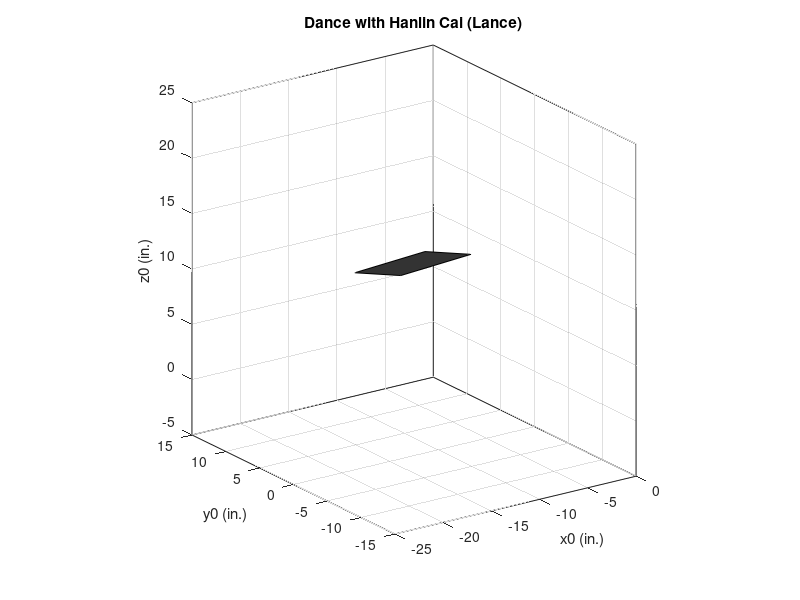

The MATLAB source for this figure:
%% flying_box_starter.m
% 
% This Matlab script provides the starter code for the flying box
% problem on Programming assignment 1 at Maynooth University. The code was modified from
% open source codes used in MEAM520 cla b xlass written by Prof. Katherine J. Kuchenbecker.
%
% Student Name: Hanlin Cai
% Student MUID: 20122161
%
% Change the name of this file to replace "starter" with your MU ID number. For
% example, flying_box_20122161

%% SETUP

% Delete all variables from your workspace.
clear;clc;

% Load the TrakStar data recorded during the movie.
% This MATLAB data file includes time histories of the x, y, and z
% coordinates in inches, as well as time histories of the azimuth,
% elevation, and roll angles in degrees.
load flying_box;

% Open figure 1 and clear it to get ready for plotting.
figure(1)
clf

%% DEFINITIONS

% Overview by Hanlin
% Frame 0 : camera's view (origin)
% Frame 1 : TrakStar transmitter (origin)
% Frame 2 : TrakStar sensor

% We need to keep track of three frames in this code.
%
% Frame 0 is the frame of the camera's view, with x positive to the right,
% y positive straight back, and z positive up.  The is the base frame, and
% it's what we plot in.  Its origin coincides with the origin of frame 1.
%
% Frame 1 is the frame of the TrakStar transmitter, which sits on the desk.
% It has x positive straight out, y positive to the left, and z positive
% down.  This is the frame in which the sensor positions and orientations
% are expressed.  Its origin is near the center of the transmitter's beige
% cube, which can be seen in the video.
%
% Frame 2 is the frame of the TrakStar sensor, which is being moved around.
% Its x-axis is straight out horizontal through the front of the box, in
% the direction the hand is facing.  Its y-axis is mostly horizontal during
% the video, and its z-axis is mostly vertical.

% Define the locations of the box's four corners (ignoring thickness) in
% the sensor's frame (frame 2).  The length is in the direction of the
% sensor's x-axis, and the width is in the direction of the sensor's
% y-axis.  We call the corners points a, b, c, and d (pa, pb, pc, and pd),
% and we assume the sensor is at the center of the box.  We include a 1 at
% the end of each of these column vectors for use with homogenous 
% transformations. You may remove the 1's if you find you do not need them,
% but please update this comment accordingly.

box_length = 8;  % inches
box_width = 6;   % inches
pa2 = [-box_length/2 -box_width/2 0 1]';
pb2 = [ box_length/2 -box_width/2 0 1]';
pc2 = [ box_length/2  box_width/2 0 1]';
pd2 = [-box_length/2  box_width/2 0 1]';

% The number of data points to skip between plots.  Increase this to speed
% up playback.  The minimum value is 1. 
skipfactor = 1;


%% ANIMATION
% Play back the recorded motion of the flying box.

% Step through the data from start to finish, jumping by skipfactor.
for i = 1:skipfactor:length(x_inches_history)
    % Pull the sensor's current x, y, and z positions out of the histories.
    x = x_inches_history(i);
    y = y_inches_history(i);
    z = z_inches_history(i);
    
    % Pull the sensor's current azimuth, elevation, and roll angles out of
    % the history.  Remember these values are in degrees.  If you want to
    % convert them to other units, here would be a good place to do so.
    a = azimuth_degrees_history(i);
    r = roll_degrees_history(i);
    e = elevation_degrees_history(i);

    % Do your calculations. If you do things in a straightforward way, all
    % of your code should be between the two lines of stars.
    % *******************************************************************
    
    % Put your calculations here!
    
%   Set the rotation matrix form Frame 0 to Frame 1,
    R0z=[0 -1 0 ; 1 0 0 ; 0 0  1];
    R0y=[-1 0 0 ; 0 1 0 ; 0 0 -1];
    transform01 = R0z*R0y;
    transform01(:,4)=0;
    transform01(4,4)=1;
    
%   Set the history of the origin,
    Rxr=[1 0 0; 0 cosd(r) -sind(r); 0 sind(r) cosd(r)];
    Rye=[cosd(e) 0 sind(e); 0 1 0; -sind(e) 0 cosd(e)];
    Rza=[cosd(a) -sind(a) 0; sind(a) cosd(a) 0; 0 0 1];
    
%   Try to find the trakStar documentation,
% %     R=Rxr*Rye*Rza;
    R=Rza*Rye*Rxr;
% %     R=Rza*Rxr*Rye;
    
%   Set the rotation matrix form Frame 1 to Frame 2,
    transform12 = [[R; [0 0 0]] [x y z 1]'];
    transform02 = transform01*transform12;

%   Find the final coordinate,
    pa0=transform02*pa2;
    pb0=transform02*pb2;
    pc0=transform02*pc2;
    pd0=transform02*pd2;


    % You may not use any built-in or downloaded functions dealing with
    % rotation matrices, homogeneous transformations, Euler angles,
    % roll/pitch/yaw angles, or related topics.  Instead, you must type all
    % your calculations yourself, usin only low-level functions such as
    % sind, cosd, and vector/matrix math. 
    

    % The test data,
    % Calculate the position of each corner in the camera's frame. For now,
    % we just set the locations to be the positions in frame 2, with one
    % augmentation.  You will need to change this.
%     pa0 = pa2;
%     pb0 = pb2;
%     pc0 = pc2+ [0 0 i/30 0]'; %+ [0 0 i/30 0]'; % Make this corner grow over time so you can see the code is running.
%     pd0 = pd2;
    
    % If your code runs but you can't see anything in your plot, comment
    % out or modify the axis([...]) command in the plot section below.
    
    % All your calculations should be done by here.  Your answers for the
    % coordinates of the box's corners in frame 0 should be in the
    % variables pa0, pb0, pc0, and pd0. 
    % *******************************************************************


    % Put all four corner points together to make it easier to get the x,
    % y, and z coordinates for plotting.  These are all in the camera's
    % frame (frame 0).
    
    points0 = [pa0 pb0 pc0 pd0];
    
    % Check for the first time through to format the plot.
    if (i == 1)
        
        % Plot the points as a gray filled region.
        h = fill3(points0(1,:),points0(2,:),points0(3,:),[.2 .2 .2]);
        
        % Enforce that one unit is displayed equivalently in x, y, and z.
        axis equal;
        
        % Set the viewing volume to the values known to be correct.  If
        % you cannot see anything in your plot, you should increase the
        % ranges here or comment this out.  The order is xmin xmax ymin
        % ymax zmin zmax.
        axis([-25 0 -15 15 -5 25]);
        
        % Set the viewing angle to be similar to the camera view.
        view(-35,20)
        
        % Label the axes, including abbreviated units of measure in parentheses.
        xlabel('x0 (in.)')
        ylabel('y0 (in.)')
        zlabel('z0 (in.)')
        
        % Turn on the grid to make it easy to see the walls.
        grid on
        
        title('Dance with Hanlin Cai (Lance)')
        
    else
        
        % Set the locations of the corners to the current points.  Using
        % set and the plot handle in this way is faster than replotting
        % everything.

        set(h,'xdata',points0(1,:),'ydata',points0(2,:),'zdata',points0(3,:));
        
    end
    % Pause for a short time to allow the viewer to see the animation play.
    pause(0.008)
  

end


% This lab assign is modified by Hanlin Cai.
% RIDS, IEC, Maynooth University.